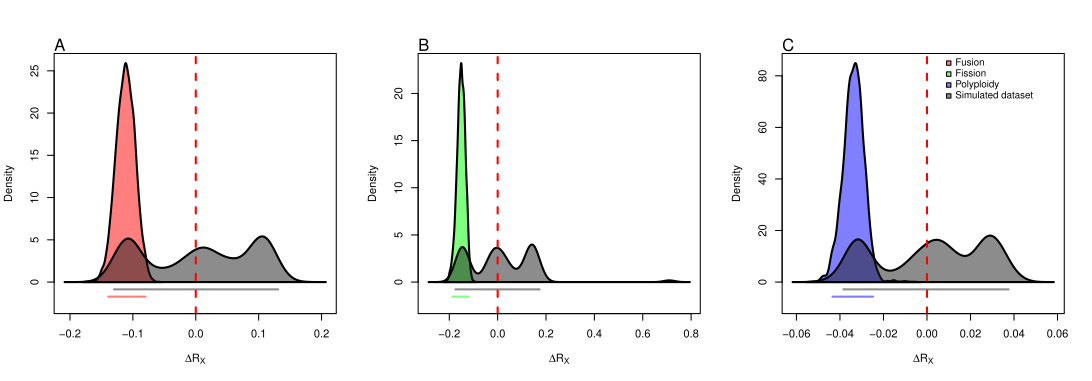

Write R code to recreate this figure.
# Terrence Sylvester
# pradakshanas@gmail.com
# August 31, 2021

# load libraries
library(coda)

# load data
emp.dat <- read.csv("../results/2.Lepidoptera.rate.analysis.feeding.proc.csv")
sim.dat <- read.csv("../results/4a.false.positive.test.Lepidoptera.rate.analysis.feeding.csv")

# get densities
emp.asc.diff <- density(emp.dat$asc1 - emp.dat$asc2)
emp.desc.diff <- density(emp.dat$desc1 - emp.dat$desc2)
emp.pol.diff <- density(emp.dat$pol1 - emp.dat$pol2)

sim.asc.diff <- density(sim.dat$asc1 - sim.dat$asc2)
sim.desc.diff <- density(sim.dat$desc1 - sim.dat$desc2)
sim.pol.diff <- density(sim.dat$pol1 - sim.dat$pol2)


# get HPD intervals
emp.asc.diff.HPD <- HPDinterval(as.mcmc(emp.dat$asc1 - emp.dat$asc2))
emp.desc.diff.HPD <- HPDinterval(as.mcmc(emp.dat$desc1 - emp.dat$desc2))
emp.pol.diff.HPD <- HPDinterval(as.mcmc(emp.dat$pol1 - emp.dat$pol2))

sim.asc.diff.HPD <- HPDinterval(as.mcmc(sim.dat$asc1 - sim.dat$asc2))
sim.desc.diff.HPD <- HPDinterval(as.mcmc(sim.dat$desc1 - sim.dat$desc2))
sim.pol.diff.HPD <- HPDinterval(as.mcmc(sim.dat$pol1 - sim.dat$pol2))


par(mfcol = c(1,3))

# compare fission rates
ylim.max <- max(emp.asc.diff$y,sim.asc.diff$y)
ylim.min <-  0 - (max(emp.asc.diff$y,sim.asc.diff$y) * 0.1)

# make an empty canvas
plot(x = NULL,
     y = NULL,
     xlim = c(min(emp.asc.diff$x,
                  sim.asc.diff$x),
              max(emp.asc.diff$x,
                  sim.asc.diff$x)),
     ylim = c(ylim.min,
              ylim.max),
     xlab = expression(paste(Delta, "R"[X])),
     ylab = "Density")
#plot title
mtext(text = "A",
      line = 0,
      outer = F,
      side = 3,
      adj = 0,
      cex = 1)
# Emperical fission
polygon(emp.asc.diff, col = rgb(1,0,0,.5),lwd = 2)
segments(x0 = emp.asc.diff.HPD[1,1],
         x1 = emp.asc.diff.HPD[1,2],
         y0 = ylim.min * 2 / 3,
         y1 = ylim.min * 2 / 3,
         col = rgb(1,0,0,.5),
         lwd = 2)
# simulated fission
polygon(sim.asc.diff, col = rgb(.1,.1,.1,.5), lwd = 2)
segments(x0 = sim.asc.diff.HPD[1,1],
         x1 = sim.asc.diff.HPD[1,2],
         y0 = ylim.min / 3,
         y1 = ylim.min / 3,
         col = rgb(.1,.1,.1,.5),
         lwd = 2)
# mark the zero line
abline(v = 0,
       col = "red",
       lty = 2,
       lwd = 2)

# compare fusion rates
ylim.max <- max(emp.desc.diff$y,sim.desc.diff$y)
ylim.min <-  0 - (max(emp.desc.diff$y,sim.desc.diff$y) * 0.1)

# make an empty canvas
plot(x = NULL,
     y = NULL,
     xlim = c(min(emp.desc.diff$x,
                  sim.desc.diff$x),
              max(emp.desc.diff$x,
                  sim.desc.diff$x)),
     ylim = c(ylim.min,
              ylim.max),
     xlab = expression(paste(Delta, "R"[X])),
     ylab = "Density")
#plot title
mtext(text = "B",
      line = 0,
      outer = F,
      side = 3,
      adj = 0,
      cex = 1)
# Emperical fission
polygon(emp.desc.diff, col = rgb(0,1,0,.5),lwd = 2)
segments(x0 = emp.desc.diff.HPD[1,1],
         x1 = emp.desc.diff.HPD[1,2],
         y0 = ylim.min * 2 / 3,
         y1 = ylim.min * 2 / 3,
         col = rgb(0,1,0,.5),
         lwd = 2)
# simulated fission
polygon(sim.desc.diff, col = rgb(.1,.1,.1,.5), lwd = 2)
segments(x0 = sim.desc.diff.HPD[1,1],
         x1 = sim.desc.diff.HPD[1,2],
         y0 = ylim.min / 3,
         y1 = ylim.min / 3,
         col = rgb(.1,.1,.1,.5),
         lwd = 2)
# mark the zero line
abline(v = 0,
       col = "red",
       lty = 2,
       lwd = 2)

# compare polyploidy  rates
ylim.max <- max(emp.pol.diff$y,sim.pol.diff$y)
ylim.min <-  0 - (max(emp.pol.diff$y,sim.pol.diff$y) * 0.1)

# make an empty canvas
plot(x = NULL,
     y = NULL,
     xlim = c(min(emp.pol.diff$x,
                  sim.pol.diff$x),
              max(emp.pol.diff$x,
                  sim.pol.diff$x)),
     ylim = c(ylim.min,
              ylim.max),
     xlab = expression(paste(Delta, "R"[X])),
     ylab = "Density")
#plot title
mtext(text = "C",
      line = 0,
      outer = F,
      side = 3,
      adj = 0,
      cex = 1)
# Emperical fission
polygon(emp.pol.diff, col = rgb(0,0,1,.5),lwd = 2)
segments(x0 = emp.pol.diff.HPD[1,1],
         x1 = emp.pol.diff.HPD[1,2],
         y0 = ylim.min * 2 / 3,
         y1 = ylim.min * 2 / 3,
         col = rgb(0,0,1,.5),
         lwd = 2)
# simulated fission
polygon(sim.pol.diff, col =rgb(.1,.1,.1,.5), lwd = 2)
segments(x0 = sim.pol.diff.HPD[1,1],
         x1 = sim.pol.diff.HPD[1,2],
         y0 = ylim.min / 3,
         y1 = ylim.min / 3,
         col = rgb(.1,.1,.1,.5),
         lwd = 2)
# mark the zero line
abline(v = 0,
       col = "red",
       lty = 2,
       lwd = 2)

# legend
points(x = rep(0.01,4),
       y = c(ylim.max, 
             ylim.max - ylim.max * 0.05,
             ylim.max - ylim.max * 0.1,
             ylim.max - ylim.max * 0.15),
       pch = 22,
       bg = c(rgb(1,0,0,.5),
              rgb(0,1,0,.5),
              rgb(0,0,1,.5),
              rgb(.1,.1,.1,.5)),
       col = "black")
# text
text(x = rep(0.01,4),
     y = c(ylim.max, 
           ylim.max - ylim.max * 0.05,
           ylim.max - ylim.max * 0.1,
           ylim.max - ylim.max * 0.15), 
     labels = c("Fusion",
                "Fission",
                "Polyploidy",
                "Simulated dataset"),
     pos = 4,
     cex = .9)
